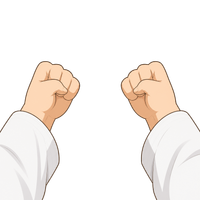
#> input picture sites/reaction-dojo/art-src/first-person/guard.png, 200 x 200 px, found by its file name
$ python build-kai-atlas.py ../art-src/first-person/guard.png ../art-src/kai-px/high-contact.png
#> lines starting #> are read from the running program, lines starting #| are printed output that depends on the picture
"""Build kai-reference-actions atlas (3 cols high/mid/low x 3 rows guard/windup/contact).
usage: python3 build-kai-atlas.py <srcdir> <out.png>
srcdir must contain transparent PNGs: guard.png, high-windup.png, high-contact.png,
mid-windup.png, mid-contact.png, low-windup.png, low-contact.png"""
import sys,os
from PIL import Image
src,out=sys.argv[1],sys.argv[2]
CW,ROWS=408,[0,417,847,1286,1716]  # renderer grid: rows guard/windup/contact/strike, 3 equal columns
W,H=CW*3,ROWS[-1]
atlas=Image.new('RGBA',(W,H),(0,0,0,0))
#> atlas: PIL image 1224x1716 RGBA; every value is 0
grid=[['guard']*3,['high-windup','mid-windup','low-windup'],['high-contact','mid-contact','low-contact'],['high-strike','mid-strike','low-strike']]
FALLBACK={'mid-strike':'mid-contact','high-strike':'high-contact','low-strike':'low-contact'}
PAD=8
for r,row in enumerate(grid):
    ch=ROWS[r+1]-ROWS[r]
    for c,name in enumerate(row):
        path=os.path.join(src,name+'.png')
        if not os.path.exists(path): path=os.path.join(src,FALLBACK[name]+'.png'); print('  (fallback for',name+')')
        im=Image.open(path).convert('RGBA');im=im.crop(im.getbbox())
#> further down, im is the input picture: PIL image 200x200 RGBA; mean R, G, B, A 81.2, 75, 70, 86.1
#> after `im = im.crop(im.getbbox())`:
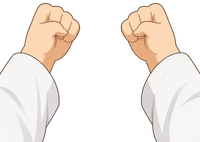
#> im: PIL image 200x142 RGBA; mean R, G, B, A 114.4, 105.7, 98.5, 121.3; transparent parts drawn white
        s=min((ch-2*PAD)/im.height,(CW-2*PAD)/im.width)
#> s = 1.96
        im=im.resize((max(1,round(im.width*s)),max(1,round(im.height*s))),Image.LANCZOS)
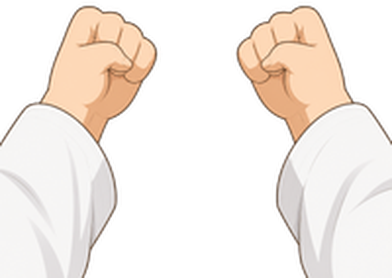
#> im: PIL image 392x278 RGBA; mean R, G, B, A 115.2, 106.5, 99.4, 121.3; transparent parts drawn white
        x=c*CW+(CW-im.width)//2; y=ROWS[r+1]-PAD-im.height   # feet on a shared baseline per row
#> after `x = c * CW + (CW - im.width) // 2`: x = 8
#> after `y = ROWS[r + 1] - PAD - im.height`: y = 131
        atlas.alpha_composite(im,(x,y)); print(f'{name:12s} -> cell({r},{c}) {im.size} at ({x},{y})')
#> after `atlas.alpha_composite(im, (x, y))`:
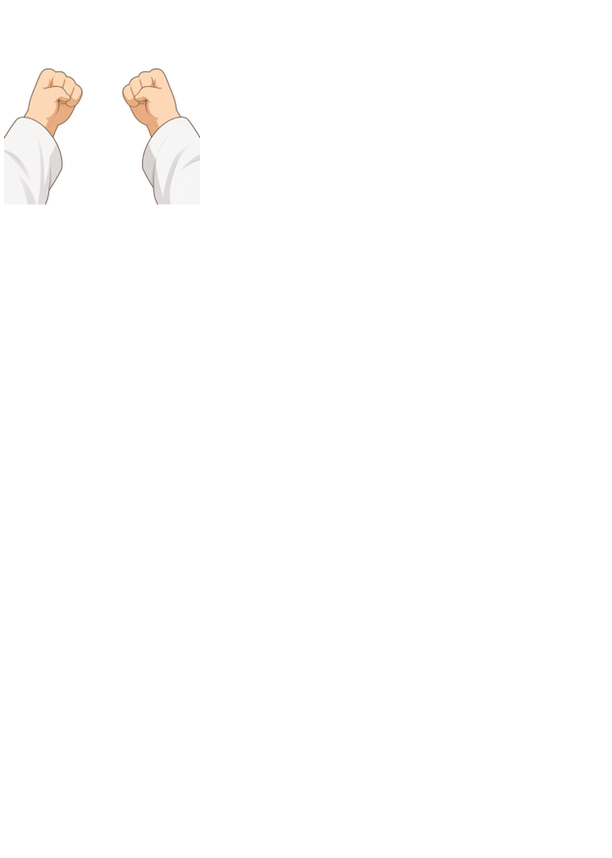
#> atlas: PIL image 1224x1716 RGBA (shown at 1/2 size); mean R, G, B, A 6, 5.5, 5.2, 6.3; transparent parts drawn white
#| guard        -> cell(0,0) (392, 278) at (8,131)
#> pass 2 of the loop `for r,row in enumerate(grid):`:
#> ch = 430
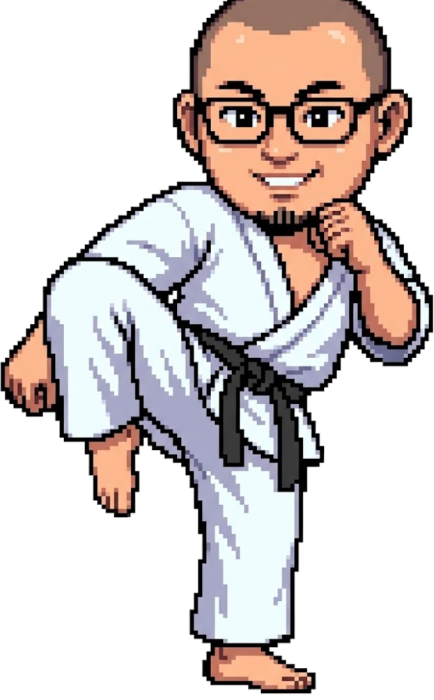
#> input picture sites/reaction-dojo/art-src/gemini/high-windup.png, 868 x 1399 px, found by its file name (shown at 1/2 size)
#> im is the input picture: PIL image 868x1399 RGBA; mean R, G, B, A 212.4, 203.8, 201.8, 128.1
#> s = 0.296
#> `im=im.resize((max(1,round(im.width*s)),max(1,round(im.height*s))),Imag..`:
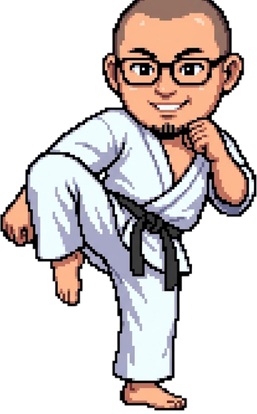
#> im: PIL image 257x414 RGBA; mean R, G, B, A 90.3, 81.7, 79.6, 128.1; transparent parts drawn white
#> `atlas.alpha_composite(im, (x, y))`:
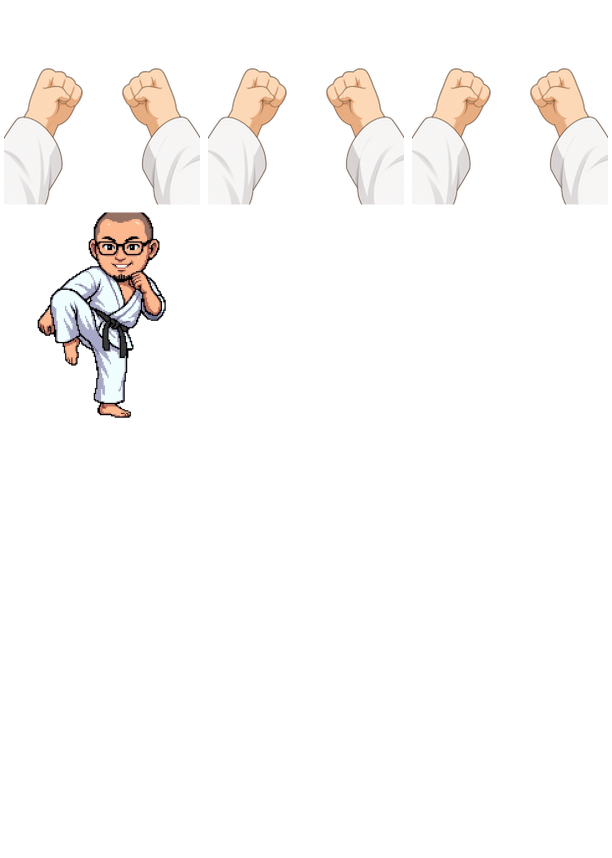
#> atlas: PIL image 1224x1716 RGBA (shown at 1/2 size); mean R, G, B, A 22.5, 20.7, 19.5, 25.4; transparent parts drawn white
#> (the run stopped early here; a loop or call above may not have finished)
